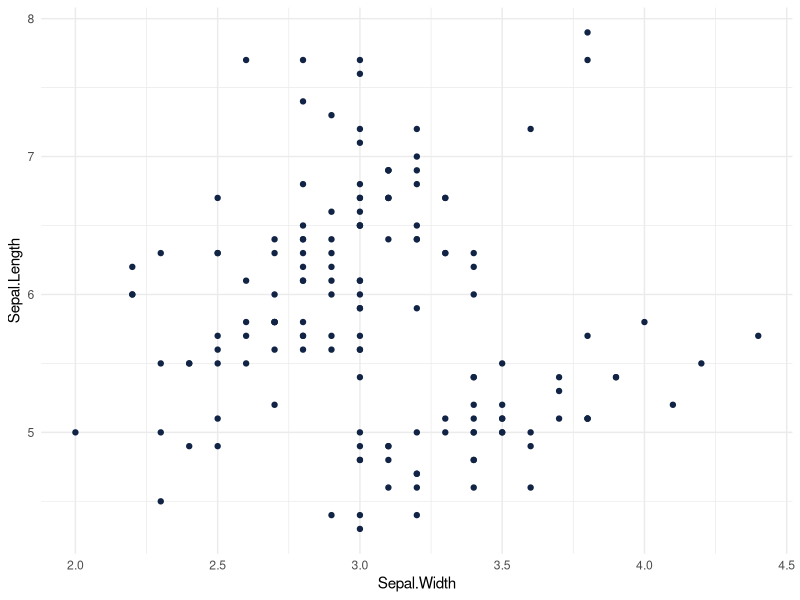
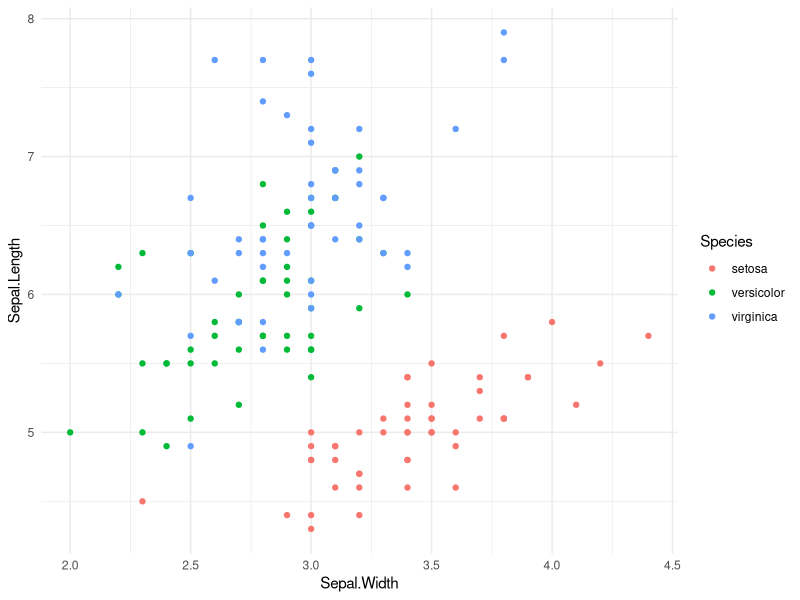

These figures' R source, in order:
# 1. Correlations
data(iris)
correlations <- cor(iris[,1:4], use = "complete.obs")
correlations
# I can see both. 
# A high positive correlation between the petal width-length, this indicates that there is a strong linear relationship.
# But for sepal the correlation is negative and really low, since its close to zero it indicates that there is a very weak linear relationship.

# 2. Plot Sepal.Width against Sepal.Length
library(ggplot2)
plot1 <- ggplot(iris) +
  aes(x = Sepal.Width, y = Sepal.Length) +
  geom_point(colour = "#112446") +
  theme_minimal()
plot1
# Perfect match. The points for sepal is very scattered, so its easy to see that there is a very weak linear relationship between width-length.
# I did also plot Petal, just to confirm the suspected high linear relationship between width-length.

# 3. Fit a linear model using Sepal.Width as predictor and Sepal.Length as response
model1 <- iris |>
  lm(formula = Sepal.Length ~ Sepal.Width)
model1
# Yes, it does match. The weak slope (-0.2234), does confirm the very weak linear relationship observed in task 1 and 2.


# 4. Setosa correlations
correlations_setosa <- cor(iris[iris$Species == "setosa",1:4], use = "complete.obs")
correlations_setosa
# There is no negative values anymore. 
# And i can observe that the correlation is alot higher for sepal compared petal this time around.
# This indicates that setosa have a stronger linear relationship for sepal (width-length).
# This is like the complete opposite to the overall correlations, which had a very weak linear relationship for sepal.

# 5. Plot Sepal.Width against Sepal.Length, color by species
library(ggplot2)
plot2 <- ggplot(iris) +
  aes(x = Sepal.Width, y = Sepal.Length, colour = Species) +
  geom_point() +
  scale_color_hue(direction = 1) +
  theme_minimal()
plot2
# Yes, because its easy to observe a linear relationship for the species setosa in the plot.

# 6. Fit second model using species and Sepal.Width as predictors and Sepal.Length as response
model2 <- iris |>
  lm(formula = Sepal.Length ~ Sepal.Width + Species)
summary(model2)
# The relationship between Sepal.Width and Sepal.Length is now adjusted to species, 
# and now we can see how each species contributes to Sepal.Length.

# 7. Predict the sepal length of a setosa with a sepal width of 3.6 cm
prediction <- model2 |>
  predict(data.frame(Sepal.Width = 3.6, Species = "setosa"))
prediction
summary(iris[iris$Species == "setosa", "Sepal.Length"])
# I do think the prediction seems reasonable, because its both close to the mean and the median of sepal length for setosas.

# Download the dataset from Canvas an place in current directory
getwd()

# Load the data
library(tidyverse)
diabetes_data <- read_csv("a2_diabetes.csv") # Don't change this line!

# Glucose seemed very relevant because of the lecture, but also BMI and age because common knowledge.

# 8. Recode Outcome as a factor
diabetes_data$Outcome <- as.factor(diabetes_data$Outcome)

# 9. Find a good logistic regression model
diabetes_data_no_na <- diabetes_data

mean_glucose <- mean(diabetes_data$Glucose, na.rm = TRUE)
mean_blood_pressure <- mean(diabetes_data$BloodPressure, na.rm = TRUE)
mean_skin_thickness <- mean(diabetes_data$SkinThickness, na.rm = TRUE)
mean_insulin <- mean(diabetes_data$Insulin, na.rm = TRUE)
mean_bmi <- mean(diabetes_data$BMI, na.rm = TRUE)

imputed_data <- diabetes_data_no_na |>
  mutate(
    Glucose = replace_na(Glucose, mean_glucose),
    BloodPressure = replace_na(BloodPressure, mean_blood_pressure),
    SkinThickness = replace_na(SkinThickness, mean_skin_thickness),
    Insulin = replace_na(Insulin, mean_insulin),
    BMI = replace_na(BMI, mean_bmi)
  )

logistic_model <- imputed_data |> glm(formula = Outcome ~ Glucose + BMI + Age, family = "binomial")

accuracy <- imputed_data |> 
  mutate(prediction = ifelse(predict(logistic_model, imputed_data, type = "response") > 0.5, "pos", "neg")) |> 
  summarize(accuracy = mean(prediction == ifelse(Outcome == 1, "pos", "neg"), na.rm = TRUE))
# I think that using the same data for regression and evaluation risks overfitting,
# leading to overly optimistic accuracy that may not generalize to new data.